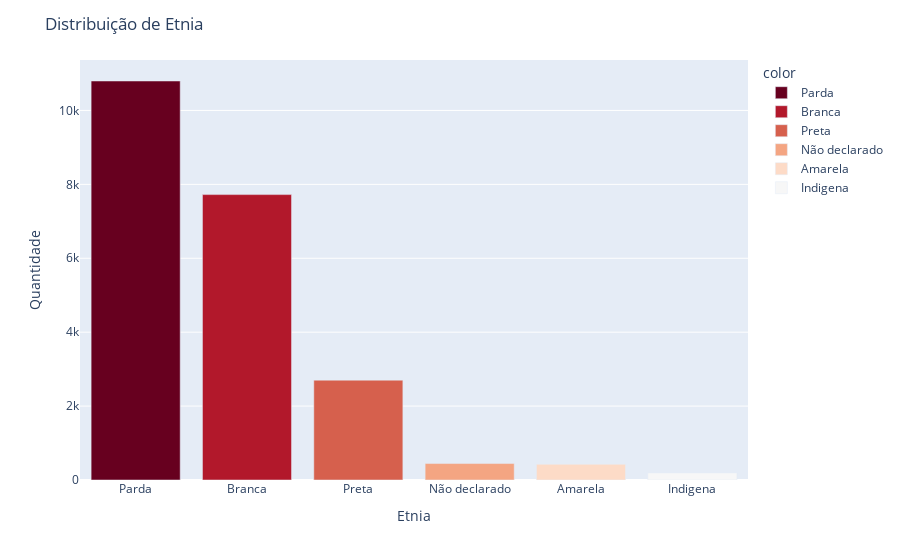

The cell this chart's notebook holds for it:
### Code cell
# grafico de etnia
race = filtered_aggregated_df['MICRODADOS_TP_COR_RACA'].value_counts()
labels = race.index
shape = race.values

# transformando os valores numéricos para as legendas correspondentes
legend = {0: 'Não declarado', 1: 'Branca', 2: 'Preta', 3: 'Parda', 4: 'Amarela', 5: 'Indigena', 6: 'Não dispõe da informação'}
labels_text = [legend.get(valor, valor) for valor in labels]

fig = px.bar(x=labels_text, y=shape, color=labels_text, color_discrete_sequence=px.colors.sequential.RdBu)

fig.update_layout(title='Distribuição de Etnia', xaxis_title='Etnia', yaxis_title='Quantidade'
)

fig.show()

### Figure 1 — Plotly figure (JSON) as saved in the notebook; plotly's stock layout.template omitted (floating-point values rounded to 4 significant figures)
{"data": [{"alignmentgroup": "True", "hovertemplate": "color=Parda<br>x=%{x}<br>y=%{y}<extra></extra>", "legendgroup": "Parda", "marker": {"color": "rgb(103,0,31)", "pattern": {"shape": ""}}, "name": "Parda", "offsetgroup": "Parda", "orientation": "v", "showlegend": true, "textposition": "auto", "type": "bar", "x": ["Parda"], "xaxis": "x", "y": [10797], "yaxis": "y"}, {"alignmentgroup": "True", "hovertemplate": "color=Branca<br>x=%{x}<br>y=%{y}<extra></extra>", "legendgroup": "Branca", "marker": {"color": "rgb(178,24,43)", "pattern": {"shape": ""}}, "name": "Branca", "offsetgroup": "Branca", "orientation": "v", "showlegend": true, "textposition": "auto", "type": "bar", "x": ["Branca"], "xaxis": "x", "y": [7723], "yaxis": "y"}, {"alignmentgroup": "True", "hovertemplate": "color=Preta<br>x=%{x}<br>y=%{y}<extra></extra>", "legendgroup": "Preta", "marker": {"color": "rgb(214,96,77)", "pattern": {"shape": ""}}, "name": "Preta", "offsetgroup": "Preta", "orientation": "v", "showlegend": true, "textposition": "auto", "type": "bar", "x": ["Preta"], "xaxis": "x", "y": [2702], "yaxis": "y"}, {"alignmentgroup": "True", "hovertemplate": "color=Não declarado<br>x=%{x}<br>y=%{y}<extra></extra>", "legendgroup": "Não declarado", "marker": {"color": "rgb(244,165,130)", "pattern": {"shape": ""}}, "name": "Não declarado", "offsetgroup": "Não declarado", "orientation": "v", "showlegend": true, "textposition": "auto", "type": "bar", "x": ["Não declarado"], "xaxis": "x", "y": [445], "yaxis": "y"}, {"alignmentgroup": "True", "hovertemplate": "color=Amarela<br>x=%{x}<br>y=%{y}<extra></extra>", "legendgroup": "Amarela", "marker": {"color": "rgb(253,219,199)", "pattern": {"shape": ""}}, "name": "Amarela", "offsetgroup": "Amarela", "orientation": "v", "showlegend": true, "textposition": "auto", "type": "bar", "x": ["Amarela"], "xaxis": "x", "y": [425], "yaxis": "y"}, {"alignmentgroup": "True", "hovertemplate": "color=Indigena<br>x=%{x}<br>y=%{y}<extra></extra>", "legendgroup": "Indigena", "marker": {"color": "rgb(247,247,247)", "pattern": {"shape": ""}}, "name": "Indigena", "offsetgroup": "Indigena", "orientation": "v", "showlegend": true, "textposition": "auto", "type": "bar", "x": ["Indigena"], "xaxis": "x", "y": [192], "yaxis": "y"}], "layout": {"barmode": "relative", "legend": {"title": {"text": "color"}, "tracegroupgap": 0}, "margin": {"t": 60}, "title": {"text": "Distribuição de Etnia"}, "xaxis": {"anchor": "y", "domain": [0, 1], "title": {"text": "Etnia"}}, "yaxis": {"anchor": "x", "domain": [0, 1], "title": {"text": "Quantidade"}}}}
